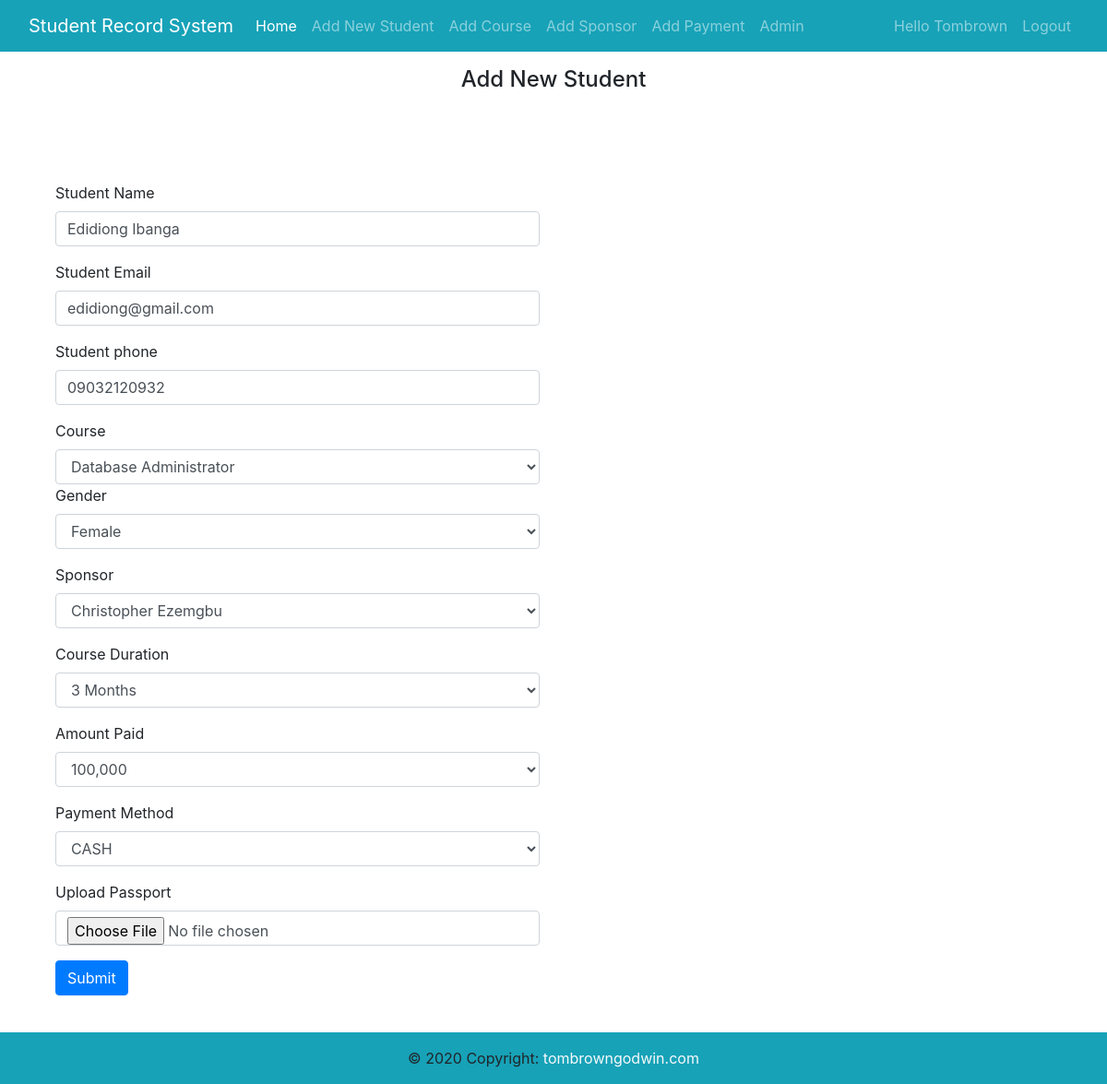
The app's page /view/add_student.php?update=1&std_id=46 (signed in) with its own data.
### tables this page shows
CREATE TABLE `student` (
  `std_id` int(11) NOT NULL,
  `std_name` varchar(50) DEFAULT NULL,
  `std_email` varchar(30) DEFAULT NULL,
  `std_phone` varchar(30) DEFAULT NULL,
  `course_id` int(50) DEFAULT NULL,
  `gender_id` int(11) DEFAULT NULL,
  `sponsor_id` int(11) DEFAULT NULL,
  `duration_id` int(11) DEFAULT NULL,
  `pay_type_id` int(11) DEFAULT NULL,
  `payment_id` int(11) NOT NULL,
  `image` varchar(255) NOT NULL
);

CREATE TABLE `course` (
  `course_id` int(11) NOT NULL,
  `course_name` varchar(30) DEFAULT NULL,
  `std_id` int(11) DEFAULT NULL,
  `duration_id` int(11) DEFAULT NULL
);

CREATE TABLE `gender` (
  `gender_id` int(11) NOT NULL,
  `gender_name` varchar(30) DEFAULT NULL
);

CREATE TABLE `sponsor` (
  `sponsor_id` int(11) NOT NULL,
  `sponsor_name` varchar(30) DEFAULT NULL,
  `std_id` int(11) NOT NULL,
  `relationship` varchar(20) DEFAULT NULL,
  `sponsor_email` varchar(30) DEFAULT NULL,
  `sponsor_phone` varchar(30) DEFAULT NULL,
  `sponsor_address` varchar(30) DEFAULT NULL
);

CREATE TABLE `duration` (
  `duration_id` int(11) NOT NULL,
  `duration_name` varchar(50) DEFAULT NULL
);

CREATE TABLE `payment` (
  `payment_id` int(11) NOT NULL,
  `std_id` int(11) DEFAULT NULL,
  `course_id` int(11) DEFAULT NULL,
  `duration_id` int(11) DEFAULT NULL,
  `pay_type_id` int(11) DEFAULT NULL,
  `payment_date` date DEFAULT NULL,
  `amount` varchar(30) DEFAULT NULL
);

CREATE TABLE `payment_type` (
  `pay_type_id` int(11) NOT NULL,
  `payment_type` varchar(50) NOT NULL
);

### includes/students.php (called while the page is built, shortened)
<?php
    function get_student_by_id($mysqli, $std_id){
        $query = "SELECT * FROM student WHERE std_id =". $std_id;
        $result = mysqli_query($mysqli, $query) or die(mysqli_error($mysqli));
        return $result;
    }
?>

### includes/courses.php (called while the page is built, shortened)
<?php
    function get_course_by_id($mysqli, $course_id){
        $query = "SELECT * FROM course WHERE course_id =". $course_id;
        $result = mysqli_query($mysqli, $query) or die(mysqli_error($mysqli));
        return $result;
    }
?>

### includes/gender.php (called while the page is built, shortened)
<?php
    function get_gender_by_id($mysqli, $gender_id){
        $query = "SELECT * FROM gender WHERE gender_id ='$gender_id'";
        $result = mysqli_query($mysqli, $query) or die(mysqli_error($mysqli));
        return $result;
    }
?>

### includes/sponsor.php (called while the page is built, shortened)
<?php
    function get_sponsor_by_id($mysqli, $sponsor_id){
        $query = "SELECT * FROM sponsor WHERE sponsor_id = $sponsor_id";
        $result = mysqli_query($mysqli, $query) or die(mysqli_error($mysqli));
        return $result;
    }
?>

### includes/duration.php (called while the page is built, shortened)
<?php
    function get_duration_by_id($mysqli, $duration_id){
        $query = "SELECT * FROM duration WHERE duration_id = '".$duration_id."'";
        $result = mysqli_query($mysqli, $query) or die(mysqli_error($mysqli));
        return $result;
    }
?>

### includes/payment.php (called while the page is built, shortened)
<?php
    function get_payment_by_id($mysqli, $payment_id){
        $query = "SELECT * FROM payment WHERE payment_id = $payment_id";
        $result = mysqli_query($mysqli, $query) or die(mysqli_error($mysqli));
        return $result;
    }
?>

### includes/payment_type.php (called while the page is built, shortened)
<?php
    function get_payment_type_by_id($mysqli, $pay_type_id){
        $query = "SELECT * FROM payment_type WHERE pay_type_id =".$pay_type_id;
        $result = mysqli_query($mysqli, $query) or die(mysqli_error($mysqli));
        return $result;
    }
?>

### view/add_student.php (the view, shortened to what this page needs)
<?php
    $mysqli = connect_db();
    include_once '../includes/students.php';
    include_once '../includes/courses.php';
    include_once '../includes/courses.php';
    include_once '../includes/gender.php';
    include_once '../includes/sponsor.php';
    include_once '../includes/duration.php';
    include_once '../includes/payment.php';
    include_once '../includes/payment_type.php';
?>
<!DOCTYPE html>
<html lang="en">
<head>
    <link rel="stylesheet" type="text/css" href="../assets/css/bootstrap.min.css">
</head>
<body>
    <?php
        include_once '../navbars/menu.php';
    ?>
          <main class="container">
            <div class="welcome text-center py-5 px-3"> <br>
            <h4 align="center">Add New Student</h4> <br>
            </div>
        </main>
        <div class="container">
            <div class="col-md-6">
                <?php
                    if(isset($_GET['update'])){
                        $std_id = $_GET['std_id'];
                        $result = get_student_by_id($mysqli, $std_id);
                        $student_rows = mysqli_fetch_assoc($result);
                    ?>
                        <form action="edit_student.php" method="post" enctype="multipart/form-data">
            <div class="form-group">
                <label for="std_name">Student Name</label>
                <input type="text" name="std_name" class="form-control" value="<?php echo $student_rows['std_name'] ?>">
            </div>
            <div class="form-group">
                <label for="std_email">Student Email</label>
                <input type="email" name="std_email" class="form-control" value="<?php echo $student_rows['std_email'] ?>">
            </div>
            <div class="form-group">
                <label for="std_phone">Student phone</label>
                <input type="text" name="std_phone" class="form-control" value="<?php echo $student_rows['std_phone'] ?>">
            </div>
            <div class="form-group">
                <label for="course_id">Course</label>
                <select class="form-control" name="course_id" value="<?php ?>">
                <option value=""><?php
                    $result = get_course_by_id($mysqli, $course_id = $student_rows['course_id']);
                        if($row = mysqli_fetch_assoc($result)){}
                    ?> <?php echo $row['course_name']; ?> </option>
                    <?php
                           $result  = get_all_course($mysqli);
                            if(mysqli_num_rows($result)){
                                while($rows = mysqli_fetch_assoc($result)){
                                    $course_id = $rows['course_id'];
                                    $course_name = $rows['course_name'];
                    ?>
                           <option value="<?php echo $course_id ?>"><?php echo $course_name ?></option>
                    <?php
                    }
                }
                ?>
                </select>
            <div class="form-group">
                <label for="gender_id">Gender</label>
                <select class="form-control" name="gender_id">
                <option value="<?php echo $gender_id; ?>"> <?php $result = get_gender_by_id($mysqli, $gender_id = $student_rows['gender_id']);
                    if($row = mysqli_fetch_assoc($result)){
                        $gender_id = $row['gender_id'];
                        $gender_name = $row['gender_name'];
                    }?> <?php echo $row['gender_name']; ?>
                    </option>
                    <?php
                    $gender = get_gender($mysqli);
                    if(mysqli_num_rows($gender)){
                        while($rows = mysqli_fetch_assoc($gender)){
                            $gender_id = $rows['gender_id'];
                            $gender_name = $rows['gender_name'];
                    ?>
                   <option value="<?php echo $gender_id ?>"><?php echo $gender_name ?></option>
                    <?php
                        }
                    }
                    ?>
                </select>
            </div>
            <div class="form-group">
                <label for="sponsor_id">Sponsor</label>
                <select class="form-control" name="sponsor_id">
                    <option value=""><?php $result = get_sponsor_by_id($mysqli, $sponsor_id = $student_rows['sponsor_id']);
                        if($rows = mysqli_fetch_assoc($result)){
                        }
                    ?> <?php echo $rows['sponsor_name']; ?> </option>
                </select>
            </div>
            <div class="form-group">
                <label for="duration_id">Course Duration</label>
                <select class="form-control" name="duration_id">
                            <option value=""><?php
                                $result = get_duration_by_id($mysqli, $duration_id = $student_rows['duration_id']);
                                    $row = mysqli_fetch_assoc($result);
                            ?> <?php echo $row['duration_name']; ?> </option>
                </select>
            </div>
            <div class="form-group">
                <label for="payment_id">Amount Paid</label>
                <select class="form-control" name="payment_id">
                <option value=""><?php
                                $result = get_payment_by_id($mysqli, $payment_id = $student_rows['payment_id']);
                                   $row = mysqli_fetch_assoc($result);
                            ?> <?php echo $row['amount']; ?> </option>
                </select>
            </div>
            <div class="form-group">
                <label for="pay_type_id">Payment Method</label>
                <select class="form-control" name="pay_type_id">
                <option value=""><?php
                                $result = get_payment_type_by_id($mysqli, $pay_type_id = $student_rows['pay_type_id']);
                                    $row = mysqli_fetch_assoc($result);
                            ?> <?php echo $row['payment_type']; ?> </option>
                </select>
            </div>
            <div class="form-group">
                <label for="image">Upload Passport</label>
                <input type="file" name="image" class="form-control">
            </div>
            <button type="submit" name="update" class="btn btn-primary">Submit</button>
            </form>
              <?php
              }
                ?>
            </div>
        </div></div>
        <br>
    <?php
    include_once '../navbars/footer.php';
    ?>

### records on screen
student: std_name "Edidiong Ibanga", std_email "edidiong@gmail.com", std_phone "09032120932"
course: course_id "Database Administrator"
gender: gender_id "Female"
sponsor: sponsor_id "Christopher Ezemgbu"
duration: duration_id "3 Months"
payment: payment_id "100,000"
payment_type: pay_type_id "CASH"

### other values on screen
$_SESSION['name'] "Tombrown"
